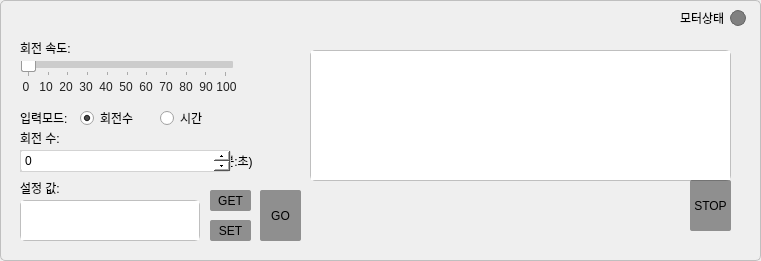
   <widget class="QFrame" name="frame">
    <property name="geometry">
     <rect>
      <x>20</x>
      <y>110</y>
      <width>761</width>
      <height>261</height>
     </rect>
    </property>
    <property name="styleSheet">
     <string notr="true">/*background:none;
border : 1px solid rgb(191, 191, 191);
color: rgb(200, 200, 200);*/

QFrame {
    border: 1px solid rgb(191, 191, 191);
    border-radius: 5px;
}
</string>
    </property>
    <property name="frameShape">
     <enum>QFrame::Shape::NoFrame</enum>
    </property>
    <property name="frameShadow">
     <enum>QFrame::Shadow::Plain</enum>
    </property>
    <property name="lineWidth">
     <number>0</number>
    </property>
    <widget class="QPushButton" name="goButton">
     <property name="geometry">
      <rect>
       <x>260</x>
       <y>190</y>
       <width>41</width>
       <height>51</height>
      </rect>
     </property>
     <property name="styleSheet">
      <string notr="true">QPushButton{
        color:rgb(0,0,0);
        background-color:rgba(0,0,0,0.4);
        border-radius:2px;
        font: 700 8pt;
}

QPushButton:hover {
        color: rgb(255, 255, 255);
        background-color:rgba(0,0,0,0.5);
        border:1px solid rgb(255,255,255);
        font: 700 9pt;
}</string>
     </property>
     <property name="text">
      <string>GO</string>
     </property>
    </widget>
    <widget class="QSlider" name="speedSlider">
     <property name="geometry">
      <rect>
       <x>21</x>
       <y>61</y>
       <width>212</width>
       <height>16</height>
      </rect>
     </property>
     <property name="styleSheet">
      <string notr="true">QSlider {
    background: none;
    border: none;         /* ✅ 테두리 제거 */
}
QSlider::handle:horizontal {
    background: white;
    border: 1px solid #999;
    width: 5px;
    margin: -3px 0;       /* 중앙 정렬 */
    border-radius: 2px;
}
QSlider::handle:horizontal:hover{
    background: rgb(100, 150, 250);  /* 원하는 눌림 색상 */
    border: none;
}
QSlider::handle:horizontal:pressed {
    background: rgb(100, 150, 250);  /* 원하는 눌림 색상 */
    border: none;
}

QSlider::sub-page:horizontal {
    background: #ff6600;   /* ← 이게 바로 핸들이 지나간 선의 색 */
    height: 2px;
    border-radius: 1px;
}

QSlider::add-page:horizontal {
    background: #cccccc;   /* 핸들 오른쪽, 남은 선 */
    height: 2px;
    border-radius: 1px;
}
</string>
     </property>
     <property name="maximum">
      <number>100</number>
     </property>
     <property name="singleStep">
      <number>10</number>
     </property>
     <property name="pageStep">
      <number>10</number>
     </property>
     <property name="orientation">
      <enum>Qt::Orientation::Horizontal</enum>
     </property>
     <property name="tickPosition">
      <enum>QSlider::TickPosition::TicksBelow</enum>
     </property>
     <property name="tickInterval">
      <number>10</number>
     </property>
    </widget>
    <widget class="QLabel" name="motorStatusLED">
     <property name="geometry">
      <rect>
       <x>730</x>
       <y>10</y>
       <width>16</width>
       <height>16</height>
      </rect>
     </property>
     <property name="styleSheet">
      <string notr="true">QLabel {
    background-color: gray;
    border: 1px solid #666;
    border-radius: 8px;
}</string>
     </property>
     <property name="text">
      <string/>
     </property>
    </widget>
    <widget class="QLabel" name="motorStatusText">
     <property name="geometry">
      <rect>
       <x>680</x>
       <y>10</y>
       <width>80</width>
       <height>16</height>
      </rect>
     </property>
     <property name="styleSheet">
      <string notr="true">color: rgb(0, 0, 0);
border:none;
font: 500 9pt &quot;맑은 고딕&quot;;
background-color: none;</string>
     </property>
     <property name="text">
      <string>모터상태</string>
     </property>
     <property name="alignment">
      <set>Qt::AlignmentFlag::AlignLeading|Qt::AlignmentFlag::AlignLeft|Qt::AlignmentFlag::AlignVCenter</set>
     </property>
    </widget>
    <widget class="QLabel" name="labelSpeed">
     <property name="geometry">
      <rect>
       <x>20</x>
       <y>40</y>
       <width>81</width>
       <height>16</height>
      </rect>
     </property>
     <property name="styleSheet">
      <string notr="true">color: rgb(0, 0, 0);
border:none;
font: 500 9pt &quot;맑은 고딕&quot;;</string>
     </property>
     <property name="text">
      <string>회전 속도:</string>
     </property>
    </widget>
    <widget class="QLabel" name="labelMode">
     <property name="geometry">
      <rect>
       <x>20</x>
       <y>110</y>
       <width>51</width>
       <height>16</height>
      </rect>
     </property>
     <property name="styleSheet">
      <string notr="true">color: rgb(0, 0, 0);
border:none;
font: 500 9pt &quot;맑은 고딕&quot;</string>
     </property>
     <property name="text">
      <string>입력모드:</string>
     </property>
    </widget>
    <widget class="QRadioButton" name="rotationModeRadio">
     <property name="geometry">
      <rect>
       <x>80</x>
       <y>110</y>
       <width>70</width>
       <height>16</height>
      </rect>
     </property>
     <property name="styleSheet">
      <string notr="true">color: rgb(0, 0, 0);
border:none;
font: 500 9pt &quot;맑은 고딕&quot;</string>
     </property>
     <property name="text">
      <string>회전수</string>
     </property>
     <property name="checked">
      <bool>true</bool>
     </property>
     <attribute name="buttonGroup">
      <string notr="true">modeButtonGroup</string>
     </attribute>
    </widget>
    <widget class="QRadioButton" name="timeModeRadio">
     <property name="geometry">
      <rect>
       <x>160</x>
       <y>110</y>
       <width>70</width>
       <height>16</height>
      </rect>
     </property>
     <property name="styleSheet">
      <string notr="true">color: rgb(0, 0, 0);
border:none;
font: 500 9pt &quot;맑은 고딕&quot;</string>
     </property>
     <property name="text">
      <string>시간</string>
     </property>
     <attribute name="buttonGroup">
      <string notr="true">modeButtonGroup</string>
     </attribute>
    </widget>
    <widget class="QLabel" name="labelRotation">
     <property name="geometry">
      <rect>
       <x>20</x>
       <y>130</y>
       <width>81</width>
       <height>16</height>
      </rect>
     </property>
     <property name="styleSheet">
      <string notr="true">color: rgb(0, 0, 0);
border:none;
font: 500 9pt &quot;맑은 고딕&quot;</string>
     </property>
     <property name="text">
      <string>회전 수:</string>
     </property>
    </widget>
    <widget class="QPushButton" name="getButton">
     <property name="geometry">
      <rect>
       <x>210</x>
       <y>190</y>
       <width>41</width>
       <height>21</height>
      </rect>
     </property>
     <property name="styleSheet">
      <string notr="true">QPushButton{
        color:rgb(0,0,0);
        background-color:rgba(0,0,0,0.4);
        border-radius:2px;
        font: 700 8pt;
}

QPushButton:hover {
        color: rgb(255, 255, 255);
        background-color:rgba(0,0,0,0.5);
        border:1px solid rgb(255,255,255);
        font: 700 9pt;
}</string>
     </property>
     <property name="text">
      <string>GET</string>
     </property>
    </widget>
    <widget class="QPlainTextEdit" name="settingLineEdit">
     <property name="geometry">
      <rect>
       <x>20</x>
       <y>200</y>
       <width>180</width>
       <height>41</height>
      </rect>
     </property>
     <property name="styleSheet">
      <string notr="true">font: 7pt &quot;맑은 고딕&quot;;</string>
     </property>
     <property name="readOnly">
      <bool>true</bool>
     </property>
    </widget>
    <widget class="QSpinBox" name="rotationSpinBox">
     <property name="geometry">
      <rect>
       <x>20</x>
       <y>150</y>
       <width>211</width>
       <height>22</height>
      </rect>
     </property>
     <property name="styleSheet">
      <string notr="true">QSpinBox {
    border: 1px solid lightgray;
    border-radius: 3px;
    padding: 2px;
        color: rgb(0, 0, 0);
        background-color: rgb(255, 255, 255);
}

QSpinBox:focus {
    border: 1px solid rgb(0, 120, 215); /* Windows-style 파란 테두리 */
    outline: none;
}

QSpinBox::up-button, QSpinBox::down-button {
    width: 16px;
}
</string>
     </property>
    </widget>
    <widget class="QComboBox" name="hoursComboBox">
     <property name="geometry">
      <rect>
       <x>20</x>
       <y>150</y>
       <width>50</width>
       <height>22</height>
      </rect>
     </property>
     <property name="visible">
      <bool>false</bool>
     </property>
     <property name="styleSheet">
      <string notr="true">QComboBox {
    border: 1px solid lightgray;
    background-color: white;
    color: black;
    padding: 2px;
    font: 9pt &quot;맑은 고딕&quot;;
}

QComboBox::drop-down {
    border-left: 1px solid lightgray;
    width: 15px;
}

QComboBox::down-arrow {
    image: url(&quot;:/new/prefix1/images/down-arrow.png&quot;);
    width: 8px;
    height: 8px;
}</string>
     </property>
    </widget>
    <widget class="QComboBox" name="minutesComboBox">
     <property name="geometry">
      <rect>
       <x>85</x>
       <y>150</y>
       <width>50</width>
       <height>22</height>
      </rect>
     </property>
     <property name="visible">
      <bool>false</bool>
     </property>
     <property name="styleSheet">
      <string notr="true">QComboBox {
    border: 1px solid lightgray;
    background-color: white;
    color: black;
    padding: 2px;
    font: 9pt &quot;맑은 고딕&quot;;
}

QComboBox::drop-down {
    border-left: 1px solid lightgray;
    width: 15px;
}

QComboBox::down-arrow {
    image: url(&quot;:/new/prefix1/images/down-arrow.png&quot;);
    width: 8px;
    height: 8px;
}</string>
     </property>
    </widget>
    <widget class="QComboBox" name="secondsComboBox">
     <property name="geometry">
      <rect>
       <x>150</x>
       <y>150</y>
       <width>50</width>
       <height>22</height>
      </rect>
     </property>
     <property name="visible">
      <bool>false</bool>
     </property>
     <property name="styleSheet">
      <string notr="true">QComboBox {
    border: 1px solid lightgray;
    background-color: white;
    color: black;
    padding: 2px;
    font: 9pt &quot;맑은 고딕&quot;;
}

QComboBox::drop-down {
    border-left: 1px solid lightgray;
    width: 15px;
}

QComboBox::down-arrow {
    image: url(&quot;:/new/prefix1/images/down-arrow.png&quot;);
    width: 8px;
    height: 8px;
}</string>
     </property>
    </widget>
    <widget class="QLabel" name="timeLabel1">
     <property name="geometry">
      <rect>
       <x>75</x>
       <y>153</y>
       <width>6</width>
       <height>16</height>
      </rect>
     </property>
     <property name="visible">
      <bool>false</bool>
     </property>
     <property name="styleSheet">
      <string notr="true">color: rgb(0, 0, 0);
border:none;
font: 500 9pt &quot;맑은 고딕&quot;</string>
     </property>
     <property name="text">
      <string>:</string>
     </property>
     <property name="alignment">
      <set>Qt::AlignmentFlag::AlignCenter</set>
     </property>
    </widget>
    <widget class="QLabel" name="timeLabel2">
     <property name="geometry">
      <rect>
       <x>140</x>
       <y>153</y>
       <width>6</width>
       <height>16</height>
      </rect>
     </property>
     <property name="visible">
      <bool>false</bool>
     </property>
     <property name="styleSheet">
      <string notr="true">color: rgb(0, 0, 0);
border:none;
font: 500 9pt &quot;맑은 고딕&quot;</string>
     </property>
     <property name="text">
      <string>:</string>
     </property>
     <property name="alignment">
      <set>Qt::AlignmentFlag::AlignCenter</set>
     </property>
    </widget>
    <widget class="QLabel" name="timeUnitLabel">
     <property name="geometry">
      <rect>
       <x>205</x>
       <y>153</y>
       <width>91</width>
       <height>16</height>
      </rect>
     </property>
     <property name="visible">
      <bool>false</bool>
     </property>
     <property name="styleSheet">
      <string notr="true">color: rgb(0, 0, 0);
border:none;
font: 500 8pt &quot;맑은 고딕&quot;</string>
     </property>
     <property name="text">
      <string>(시:분:초)</string>
     </property>
    </widget>
    <widget class="QWidget" name="layoutWidget">
     <property name="geometry">
      <rect>
       <x>10</x>
       <y>80</y>
       <width>231</width>
       <height>20</height>
      </rect>
     </property>
     <layout class="QHBoxLayout" name="speednumberLabel">
      <property name="spacing">
       <number>0</number>
      </property>
      <property name="leftMargin">
       <number>6</number>
      </property>
      <property name="topMargin">
       <number>0</number>
      </property>
      <property name="rightMargin">
       <number>4</number>
      </property>
      <property name="bottomMargin">
       <number>6</number>
      </property>
      <item>
       <widget class="QLabel" name="label_12">
        <property name="sizePolicy">
         <sizepolicy hsizetype="Expanding" vsizetype="Expanding">
          <horstretch>0</horstretch>
          <verstretch>0</verstretch>
         </sizepolicy>
        </property>
        <property name="styleSheet">
         <string notr="true">color: rgb(33, 33, 33);
font: 7pt &quot;맑은 고딕&quot;;
border:none;</string>
        </property>
        <property name="text">
         <string>0</string>
        </property>
        <property name="alignment">
         <set>Qt::AlignmentFlag::AlignBottom|Qt::AlignmentFlag::AlignHCenter</set>
        </property>
       </widget>
      </item>
      <item>
       <widget class="QLabel" name="label_11">
        <property name="sizePolicy">
         <sizepolicy hsizetype="Expanding" vsizetype="Expanding">
          <horstretch>0</horstretch>
          <verstretch>0</verstretch>
         </sizepolicy>
        </property>
        <property name="styleSheet">
         <string notr="true">color: rgb(33, 33, 33);
font: 7pt &quot;맑은 고딕&quot;;
border:none;</string>
        </property>
        <property name="text">
         <string>10</string>
        </property>
        <property name="alignment">
         <set>Qt::AlignmentFlag::AlignBottom|Qt::AlignmentFlag::AlignHCenter</set>
        </property>
       </widget>
      </item>
      <item>
       <widget class="QLabel" name="label_10">
        <property name="sizePolicy">
         <sizepolicy hsizetype="Expanding" vsizetype="Expanding">
          <horstretch>0</horstretch>
          <verstretch>0</verstretch>
         </sizepolicy>
        </property>
        <property name="styleSheet">
         <string notr="true">color: rgb(33, 33, 33);
font: 7pt &quot;맑은 고딕&quot;;
border:none;</string>
        </property>
        <property name="text">
         <string>20</string>
        </property>
        <property name="alignment">
         <set>Qt::AlignmentFlag::AlignBottom|Qt::AlignmentFlag::AlignHCenter</set>
        </property>
       </widget>
      </item>
      <item>
       <widget class="QLabel" name="label_9">
        <property name="sizePolicy">
         <sizepolicy hsizetype="Expanding" vsizetype="Expanding">
          <horstretch>0</horstretch>
          <verstretch>0</verstretch>
         </sizepolicy>
        </property>
        <property name="styleSheet">
         <string notr="true">color: rgb(33, 33, 33);
font: 7pt &quot;맑은 고딕&quot;;
border:none;</string>
        </property>
        <property name="text">
         <string>30</string>
        </property>
        <property name="alignment">
         <set>Qt::AlignmentFlag::AlignBottom|Qt::AlignmentFlag::AlignHCenter</set>
        </property>
       </widget>
      </item>
      <item>
       <widget class="QLabel" name="label_6">
        <property name="sizePolicy">
         <sizepolicy hsizetype="Expanding" vsizetype="Expanding">
          <horstretch>0</horstretch>
          <verstretch>0</verstretch>
         </sizepolicy>
        </property>
        <property name="styleSheet">
         <string notr="true">color: rgb(33, 33, 33);
font: 7pt &quot;맑은 고딕&quot;;
border:none;</string>
        </property>
        <property name="text">
         <string>40</string>
        </property>
        <property name="alignment">
         <set>Qt::AlignmentFlag::AlignBottom|Qt::AlignmentFlag::AlignHCenter</set>
        </property>
       </widget>
      </item>
      <item>
       <widget class="QLabel" name="label_13">
        <property name="sizePolicy">
         <sizepolicy hsizetype="Expanding" vsizetype="Expanding">
          <horstretch>0</horstretch>
          <verstretch>0</verstretch>
         </sizepolicy>
        </property>
        <property name="styleSheet">
         <string notr="true">color: rgb(33, 33, 33);
font: 7pt &quot;맑은 고딕&quot;;
border:none;</string>
        </property>
        <property name="text">
         <string>50</string>
        </property>
        <property name="alignment">
         <set>Qt::AlignmentFlag::AlignBottom|Qt::AlignmentFlag::AlignHCenter</set>
        </property>
       </widget>
      </item>
      <item>
       <widget class="QLabel" name="label_17">
        <property name="sizePolicy">
         <sizepolicy hsizetype="Expanding" vsizetype="Expanding">
          <horstretch>0</horstretch>
          <verstretch>0</verstretch>
         </sizepolicy>
        </property>
        <property name="styleSheet">
         <string notr="true">color: rgb(33, 33, 33);
font: 7pt &quot;맑은 고딕&quot;;
border:none;</string>
        </property>
        <property name="text">
         <string>60</string>
        </property>
        <property name="alignment">
         <set>Qt::AlignmentFlag::AlignBottom|Qt::AlignmentFlag::AlignHCenter</set>
        </property>
       </widget>
      </item>
      <item>
       <widget class="QLabel" name="label_14">
        <property name="sizePolicy">
         <sizepolicy hsizetype="Expanding" vsizetype="Expanding">
          <horstretch>0</horstretch>
          <verstretch>0</verstretch>
         </sizepolicy>
        </property>
        <property name="styleSheet">
         <string notr="true">color: rgb(33, 33, 33);
font: 7pt &quot;맑은 고딕&quot;;
border:none;</string>
        </property>
        <property name="text">
         <string>70</string>
        </property>
        <property name="alignment">
         <set>Qt::AlignmentFlag::AlignBottom|Qt::AlignmentFlag::AlignHCenter</set>
        </property>
       </widget>
      </item>
      <item>
       <widget class="QLabel" name="label_16">
        <property name="sizePolicy">
         <sizepolicy hsizetype="Expanding" vsizetype="Expanding">
          <horstretch>0</horstretch>
          <verstretch>0</verstretch>
         </sizepolicy>
        </property>
        <property name="styleSheet">
         <string notr="true">color: rgb(33, 33, 33);
font: 7pt &quot;맑은 고딕&quot;;
border:none;</string>
        </property>
        <property name="text">
         <string>80</string>
        </property>
        <property name="alignment">
         <set>Qt::AlignmentFlag::AlignBottom|Qt::AlignmentFlag::AlignHCenter</set>
        </property>
       </widget>
      </item>
      <item>
       <widget class="QLabel" name="label_15">
        <property name="sizePolicy">
         <sizepolicy hsizetype="Expanding" vsizetype="Expanding">
          <horstretch>0</horstretch>
          <verstretch>0</verstretch>
         </sizepolicy>
        </property>
        <property name="styleSheet">
         <string notr="true">color: rgb(33, 33, 33);
font: 7pt &quot;맑은 고딕&quot;;
border:none;</string>
        </property>
        <property name="text">
         <string>90</string>
        </property>
        <property name="alignment">
         <set>Qt::AlignmentFlag::AlignBottom|Qt::AlignmentFlag::AlignHCenter</set>
        </property>
       </widget>
      </item>
      <item>
       <widget class="QLabel" name="label_8">
        <property name="sizePolicy">
         <sizepolicy hsizetype="Expanding" vsizetype="Expanding">
          <horstretch>0</horstretch>
          <verstretch>0</verstretch>
         </sizepolicy>
        </property>
        <property name="styleSheet">
         <string notr="true">color: rgb(33, 33, 33);
font: 7pt &quot;맑은 고딕&quot;;
border:none;</string>
        </property>
        <property name="text">
         <string>100</string>
        </property>
        <property name="alignment">
         <set>Qt::AlignmentFlag::AlignBottom|Qt::AlignmentFlag::AlignHCenter</set>
        </property>
       </widget>
      </item>
     </layout>
    </widget>
    <widget class="QLabel" name="labelSet">
     <property name="geometry">
      <rect>
       <x>20</x>
       <y>180</y>
       <width>51</width>
       <height>16</height>
      </rect>
     </property>
     <property name="styleSheet">
      <string notr="true">color: rgb(0, 0, 0);
border:none;
font: 500 9pt &quot;맑은 고딕&quot;;</string>
     </property>
     <property name="text">
      <string>설정 값:</string>
     </property>
    </widget>
    <widget class="QPushButton" name="setButton">
     <property name="geometry">
      <rect>
       <x>210</x>
       <y>220</y>
       <width>41</width>
       <height>21</height>
      </rect>
     </property>
     <property name="styleSheet">
      <string notr="true">QPushButton{
        color:rgb(0,0,0);
        background-color:rgba(0,0,0,0.4);
        border-radius:2px;
        font: 700 8pt;
}

QPushButton:hover {
        color: rgb(255, 255, 255);
        background-color:rgba(0,0,0,0.5);
        border:1px solid rgb(255,255,255);
        font: 700 9pt;
}</string>
     </property>
     <property name="text">
      <string>SET</string>
     </property>
    </widget>
    <widget class="QPlainTextEdit" name="textEditInputLog">
     <property name="geometry">
      <rect>
       <x>310</x>
       <y>50</y>
       <width>421</width>
       <height>131</height>
      </rect>
     </property>
     <property name="sizePolicy">
      <sizepolicy hsizetype="Expanding" vsizetype="Fixed">
       <horstretch>0</horstretch>
       <verstretch>0</verstretch>
      </sizepolicy>
     </property>
     <property name="minimumSize">
      <size>
       <width>0</width>
       <height>22</height>
      </size>
     </property>
     <property name="maximumSize">
      <size>
       <width>16777215</width>
       <height>16777215</height>
      </size>
     </property>
     <property name="toolTip">
      <string/>
     </property>
     <property name="styleSheet">
      <string notr="true">color: rgb(0, 0, 0);</string>
     </property>
     <property name="readOnly">
      <bool>true</bool>
     </property>
     <property name="plainText">
      <string/>
     </property>
    </widget>
    <widget class="QPushButton" name="stopButton">
     <property name="geometry">
      <rect>
       <x>690</x>
       <y>180</y>
       <width>41</width>
       <height>51</height>
      </rect>
     </property>
     <property name="styleSheet">
      <string notr="true">QPushButton{
        color:rgb(0,0,0);
        background-color:rgba(0,0,0,0.4);
        border-radius:2px;
        font: 700 8pt;
}

QPushButton:hover {
        color: rgb(255, 255, 255);
        background-color:rgba(0,0,0,0.5);
        border:1px solid rgb(255,255,255);
        font: 700 9pt;
}</string>
     </property>
     <property name="text">
      <string>STOP</string>
     </property>
    </widget>
    <zorder>motorStatusLED</zorder>
    <zorder>motorStatusText</zorder>
    <zorder>hoursComboBox</zorder>
    <zorder>minutesComboBox</zorder>
    <zorder>secondsComboBox</zorder>
    <zorder>timeLabel1</zorder>
    <zorder>timeLabel2</zorder>
    <zorder>timeUnitLabel</zorder>
    <zorder>labelMode</zorder>
    <zorder>rotationModeRadio</zorder>
    <zorder>timeModeRadio</zorder>
    <zorder>layoutWidget</zorder>
    <zorder>goButton</zorder>
    <zorder>labelSpeed</zorder>
    <zorder>labelRotation</zorder>
    <zorder>getButton</zorder>
    <zorder>settingLineEdit</zorder>
    <zorder>speedSlider</zorder>
    <zorder>rotationSpinBox</zorder>
    <zorder>labelSet</zorder>
    <zorder>setButton</zorder>
    <zorder>textEditInputLog</zorder>
    <zorder>stopButton</zorder>
   </widget>
